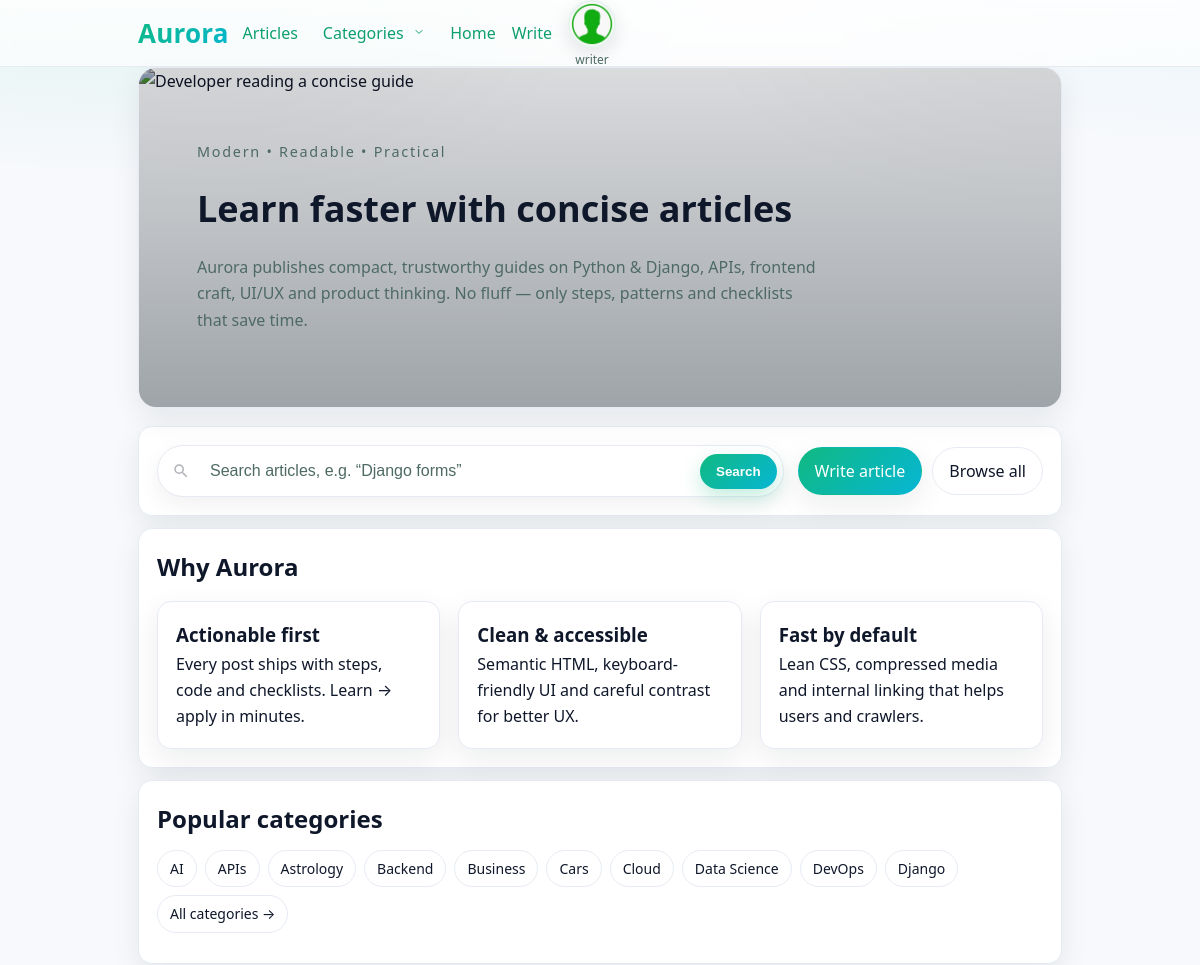
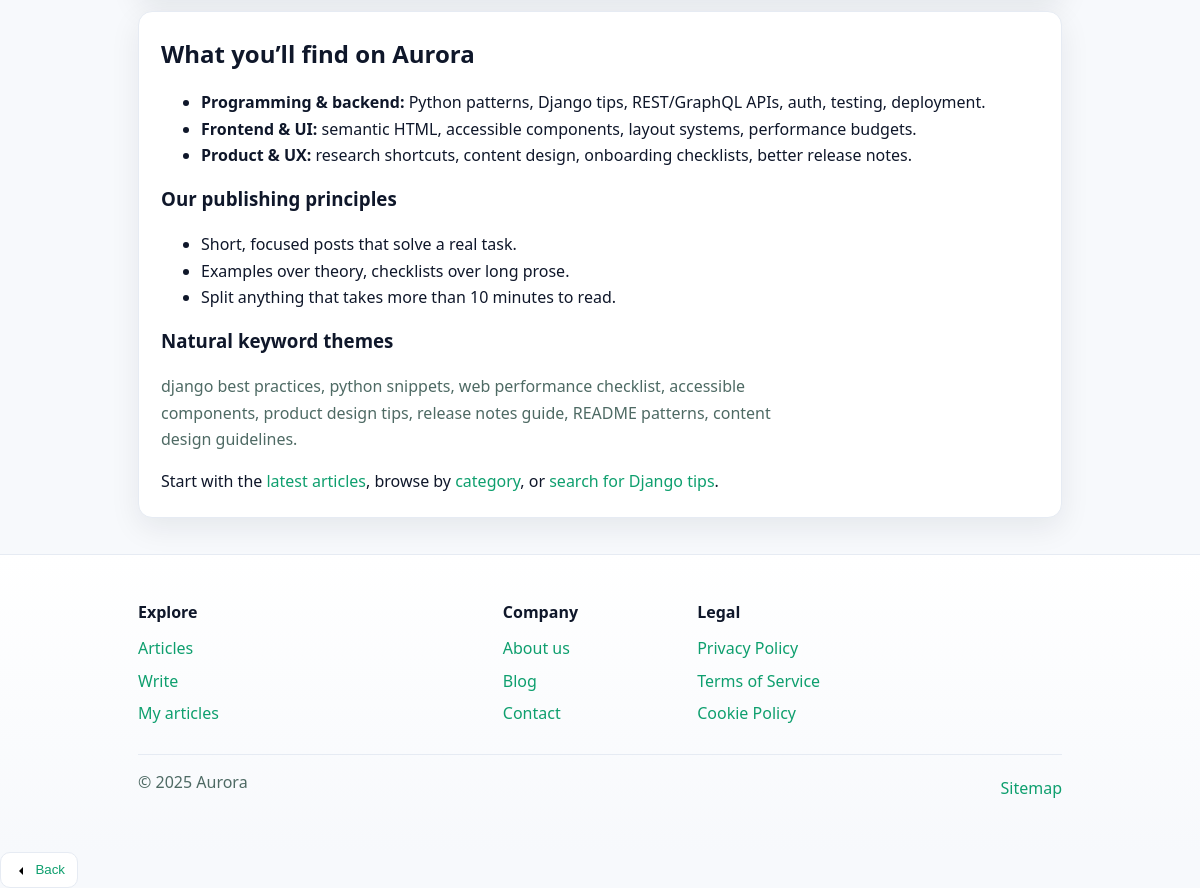
The page / (signed in) on the database its author committed (2 pictures, top to bottom).
### users/models.py (models this page shows, shortened)
class User(AbstractUser):
    avatar = models.ImageField(
        upload_to="avatars/", blank=True, null=True
    )
    bio = models.TextField(blank=True)
    rating = models.IntegerField(default=0)
    is_verified = models.BooleanField(default=False)

### category/models.py (models this page shows, shortened)
class Category(models.Model):
    name = models.CharField(
        "Name",
        max_length=64,
        unique=True,
    )
    description = models.TextField(
        "Description",
        blank=True,
    )
    created_at = models.DateTimeField(
        "Created at",
        auto_now_add=True,
    )
    class Meta:
        ordering = ["name"]

### Article_Web_Site/views.py (the view)
# urls.py: path("", home_view, name="home"),
def home_view(request):
    return render(request, "index.html")

### category/context_processors.py (called while the page is built)
def nav_categories(request):
    items = (
        Category.objects.annotate(article_count=Count("articles"))
        .order_by("-article_count", "name")[:12]
    )
    return {"nav_categories": items}

### templates/index.html (shortened to what this page needs)
{% extends "base.html" %}
{% load static socialaccount %}
{% block content %}
<section class="section container">
  <div class="card--glass hero-gradient" style="position:relative;overflow:hidden;border-radius:18px;min-height:260px">
    <img
      src="{% static 'img/hero.jpg' %}"
      alt="Developer reading a concise guide"
      width="1600" height="900" loading="eager" fetchpriority="high"
      style="position:absolute;inset:0;width:100%;height:100%;object-fit:cover;filter:brightness(.78) saturate(1.02)" />
    <div aria-hidden="true"
         style="position:absolute;inset:0;background:
           linear-gradient(180deg, rgba(11,16,32,.15), rgba(11,16,32,.38));"></div>
    <div style="position:relative;max-width:820px;padding:clamp(18px,3.2vw,28px)">
      <p class="kicker">Modern • Readable • Practical</p>
      <h1 class="page-title m0">Learn faster with concise articles</h1>
      <p class="muted" style="max-width:68ch">
        Aurora publishes compact, trustworthy guides on Python &amp; Django, APIs, frontend craft,
        UI/UX and product thinking. No fluff — only steps, patterns and checklists that save time.
      </p>
    </div>
  </div>
  <div class="card" style="margin-top:12px;display:flex;gap:14px;align-items:center;flex-wrap:wrap">
    <form action="{% url 'articles:index' %}" method="get" role="search"
          class="articles-search" style="flex:1 1 420px">
      <input id="q" name="q" type="search" placeholder="Search articles, e.g. “Django forms”" />
      <button class="btn-search" type="submit">Search</button>
    </form>
    <div style="display:flex;gap:10px;flex-wrap:wrap">
      {% if request.user.is_authenticated %}
        <a class="cta" href="{% url 'articles:create' %}">Write article</a>
      {% else %}
        <a class="cta" href="{% url 'account_signup' %}">Start writing</a>
        <a class="cta secondary" href="{% url 'account_login' %}">Login</a>
      {% endif %}
      <a class="cta secondary" href="{% url 'articles:index' %}">Browse all</a>
    </div>
  </div>
  <div class="card" style="margin-top:12px">
    <h2 class="m0">Why Aurora</h2>
    <div class="card-grid" style="--min:240px;margin-top:var(--g-2)">
      <article class="card">
        <h3 class="m0">Actionable first</h3>
        <p class="m0">Every post ships with steps, code and checklists. Learn → apply in minutes.</p>
      </article>
      <article class="card">
        <h3 class="m0">Clean & accessible</h3>
        <p class="m0">Semantic HTML, keyboard-friendly UI and careful contrast for better UX.</p>
      </article>
      <article class="card">
        <h3 class="m0">Fast by default</h3>
        <p class="m0">Lean CSS, compressed media and internal linking that helps users and crawlers.</p>
      </article>
    </div>
  </div>
  <div class="card" style="margin-top:12px">
    <h2 class="m0">Popular categories</h2>
    <div class="chips" style="margin-top:12px">
      {% if nav_categories %}
        {% for cat in nav_categories|slice:":10" %}
          <a class="chip" href="{% url 'articles:index' %}?category={{ cat.pk }}">
            {{ cat.name }}
          </a>
        {% endfor %}
        <a class="chip" href="{% url 'categories:index' %}">All categories →</a>
      {% else %}
        <span class="muted">No categories yet</span>
      {% endif %}
    </div>
  </div>
  <article class="card" style="margin-top:12px;padding:22px">
    <h2 class="m0">What you’ll find on Aurora</h2>
    <ul>
      <li><strong>Programming &amp; backend:</strong> Python patterns, Django tips, REST/GraphQL APIs, auth, testing, deployment.</li>
      <li><strong>Frontend &amp; UI:</strong> semantic HTML, accessible components, layout systems, performance budgets.</li>
      <li><strong>Product &amp; UX:</strong> research shortcuts, content design, onboarding checklists, better release notes.</li>
    </ul>
    <h3 class="m0">Our publishing principles</h3>
    <ul>
      <li>Short, focused posts that solve a real task.</li>
      <li>Examples over theory, checklists over long prose.</li>
      <li>Split anything that takes more than 10 minutes to read.</li>
    </ul>
    <h3 class="m0">Natural keyword themes</h3>
    <p class="muted" style="max-width:70ch">
      django best practices, python snippets, web performance checklist, accessible components, product design tips,
      release notes guide, README patterns, content design guidelines.
    </p>
    <p class="m0">
      Start with the <a href="{% url 'articles:index' %}">latest articles</a>,
      browse by <a href="{% url 'categories:index' %}">category</a>,
      or <a href="{% url 'articles:index' %}?q=django">search for Django tips</a>.
    </p>
  </article>
</section>
{% endblock %}

### templates/base.html (shortened to what this page needs)
{% load static socialaccount %}
<!doctype html>
<html lang="en">
<head>
  <link rel="stylesheet" href="{% static 'style.css' %}?v=24">
</head>
<body>
<header class="site-header">
  <nav class="nav container" aria-label="Site">
    <button id="navBack" class="btn-link" type="button" aria-label="Go back" rel="prev" hidden
            data-fallback="{% url 'articles:index' %}">
      <svg aria-hidden="true" width="16" height="16" viewBox="0 0 24 24"><path d="M15 18l-6-6 6-6"/></svg>
      <span class="label">Back</span>
    </button>
    <a class="brand" href="{% url 'articles:index' %}" aria-label="Aurora — home">Aurora</a>
    <div class="nav-right">
      <ul id="primaryNav" class="nav-list" role="menu">
        <li class="nav-item"><a class="nav-link" href="{% url 'articles:index' %}" role="menuitem">Articles</a></li>
        <li class="nav-item nav-categories">
          <button class="nav-link" id="categoriesBtn" type="button"
                  aria-haspopup="true" aria-expanded="false" aria-controls="categoriesPanel">
            Categories
            <svg class="chevron" width="12" height="12" viewBox="0 0 24 24" aria-hidden="true">
              <path d="M6 9l6 6 6-6" fill="none" stroke="currentColor" stroke-width="2"
                    stroke-linecap="round" stroke-linejoin="round"/>
            </svg>
          </button>
        </li>
        <li class="nav-item"><a class="nav-link" href="{% url 'home' %}">Home</a></li>
        {% if request.user.is_authenticated %}
          <li class="nav-item"><a class="nav-link" href="{% url 'articles:create' %}">Write</a></li>
        {% endif %}
        {% if request.user.is_authenticated %}
          <li class="nav-item nav-avatar" id="navAvatar">
            <div class="avatar-trigger">
              <button class="avatar-btn" id="avatarBtn" type="button"
                      aria-haspopup="true" aria-expanded="false" aria-controls="avatarPanel"
                      title="{{ request.user.get_full_name|default:request.user.username }}">
                {% if request.user.avatar %}
                  <img src="{{ request.user.avatar.url }}" alt="{{ request.user.username }}">
                {% else %}
                  <img src="{% static 'img/avatar-default.png' %}" alt="{{ request.user.username }}">
                {% endif %}
              </button>
              <span class="avatar-caption"
                    title="{{ request.user.get_full_name|default:request.user.username }}">
                {{ request.user.get_full_name|default:request.user.username|truncatechars:18 }}
              </span>
            </div>
          </li>
        {% endif %}
      </ul>
    </div>
  </nav>
</header>
<main>
  {% block content %}{% endblock %}
</main>
<footer class="site-footer">
  <div class="container">
    <div class="footer-grid">
      <div class="footer-col">
        <p class="footer-title">Explore</p>
        <a class="footer-link" href="{% url 'articles:index' %}">Articles</a>
        <a class="footer-link" href="{% url 'articles:create' %}">Write</a>
        {% if request.user.is_authenticated %}
          <a class="footer-link" href="{% url 'articles:index' %}?author=me">My articles</a>
        {% else %}
          <a class="footer-link" href="{% url 'account_login' %}">Login</a>
        {% endif %}
      </div>
      <div class="footer-col">
        <p class="footer-title">Company</p>
        <a class="footer-link" href="{% url 'pages:about' %}">About us</a>
        <a class="footer-link" href="{% url 'pages:blog' %}">Blog</a>
        <a class="footer-link" href="{% url 'pages:contact' %}">Contact</a>
      </div>
      <div class="footer-col">
        <p class="footer-title">Legal</p>
        <a class="footer-link" href="{% url 'pages:privacy' %}">Privacy Policy</a>
        <a class="footer-link" href="{% url 'pages:terms' %}">Terms of Service</a>
        <a class="footer-link" href="{% url 'pages:cookies' %}">Cookie Policy</a>
      </div>
    </div>
    <div class="footer-bottom">
      <span class="footer-text">© {% now "Y" %} Aurora</span>
      <a class="footer-link inline" href="{% url 'pages:sitemap' %}">Sitemap</a>
    </div>
  </div>
</footer>
</body>
</html>

### rows shown on the page
User: user.get_full_name "writer"
Category: name "AI"
Category: name "APIs"
Category: name "Astrology"
Category: name "Backend"
Category: name "Business"
Category: name "Cars"
Category: name "Cloud"
Category: name "Data Science"
Category: name "DevOps"
Category: name "Django"
